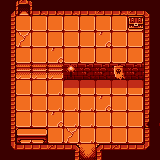

Tiled map render using the project's own tile images. Description and the whole map definition, tile-layer contents included, below:
An orthogonal 10x10 tile map with 16x16 px tiles, 2 tile layers (base, decoration).

<map version="1.5" tiledversion="1.5.0" orientation="orthogonal" renderorder="left-up" width="10" height="10" tilewidth="16" tileheight="16" infinite="0" nextlayerid="4" nextobjectid="1">
 <editorsettings>
  <export target="map1..json" format="json" />
 </editorsettings>
 <tileset firstgid="1" source="../DesertSands.tsx" />
 <layer id="1" name="base" width="10" height="10">
  <data encoding="csv">
1,56,3,3,3,5,2,3,2,4,
14,31,31,31,31,31,31,31,31,17,
14,19,31,31,31,31,29,31,31,30,
14,31,31,29,31,31,31,31,31,17,
14,66,66,66,15,15,15,15,15,30,
14,31,31,28,21,21,21,21,21,30,
27,31,31,28,28,28,29,31,31,30,
14,31,31,29,28,28,31,31,31,49,
14,31,31,31,19,28,31,31,31,30,
40,42,42,41,35,55,22,41,42,43
</data>
 </layer>
 <layer id="3" name="decoration" width="10" height="10">
  <data encoding="csv">
0,0,0,0,0,0,0,0,0,0,
0,0,0,0,0,0,0,0,68,0,
0,0,0,0,0,0,0,0,0,0,
0,0,0,0,0,0,0,0,0,0,
0,0,0,0,7,0,0,69,0,0,
0,0,0,0,0,0,0,0,0,0,
0,0,0,0,0,0,0,0,0,0,
0,0,0,0,0,0,0,0,0,0,
0,77,78,0,0,0,0,0,0,0,
0,0,0,0,0,0,0,0,0,0
</data>
 </layer>
</map>
